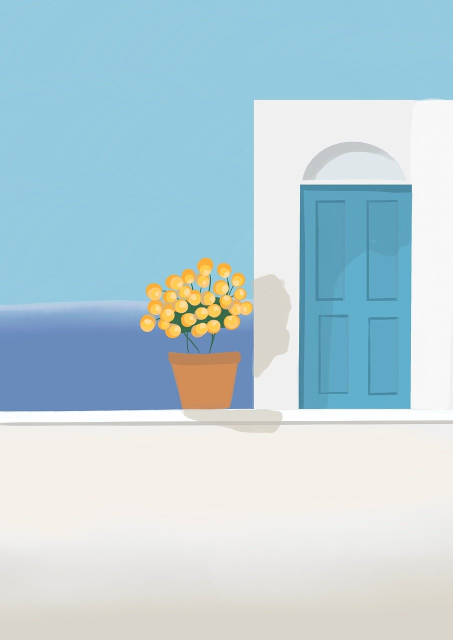
#> input picture Classroom Activities/Day 7- Computer Vision/plant.png, 905 x 1280 px, found by its file name (shown at 1/2 size)
$ python ac3.py
#> lines starting #> are read from the running program, lines starting #| are printed output that depends on the picture
import cv2
import matplotlib.pyplot as plt

image = cv2.imread("Classroom Activities\Day 7- Computer Vision\plant.png")
#> image is the input picture: shape (1280, 905, 3); mean B, G, R 217, 208.8, 184.8

image_rgb = cv2.cvtColor(image, cv2.COLOR_BGR2RGB)
plt.imshow(image_rgb)
plt.title("Rgb Image")
plt.show()

gray_image = cv2.cvtColor(image, cv2.COLOR_BGR2GRAY)
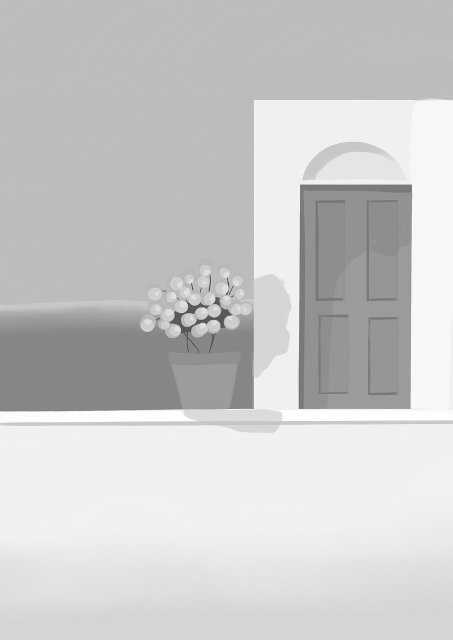
#> gray_image: shape (1280, 905) (shown at 1/2 size); min 50, max 255, mean 202.6
plt.imshow(gray_image, cmap='gray')
plt.title("GrayScale Image")
plt.show()

cropped_image = image[100:800, 200:400]
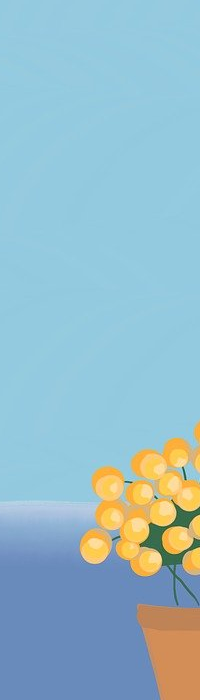
#> cropped_image: shape (700, 200, 3); mean B, G, R 201.2, 187.2, 148.8
cropped_rgb = cv2.cvtColor(cropped_image, cv2.COLOR_BGR2RGB)
plt.imshow(cropped_image)
plt.title("Cropped Region")
plt.show()
